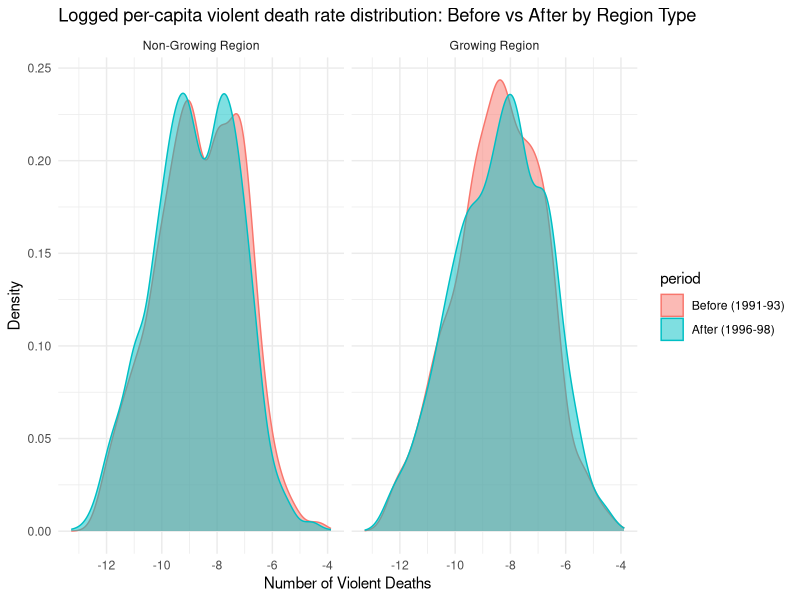
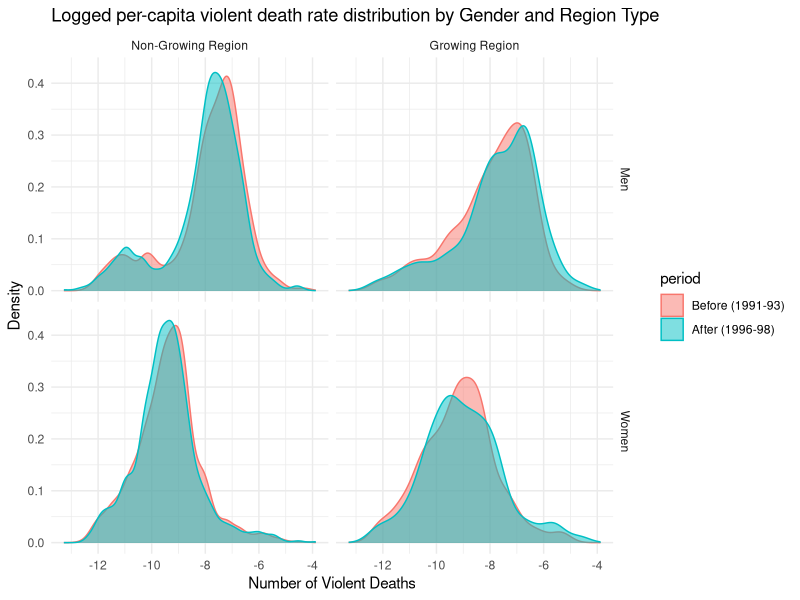
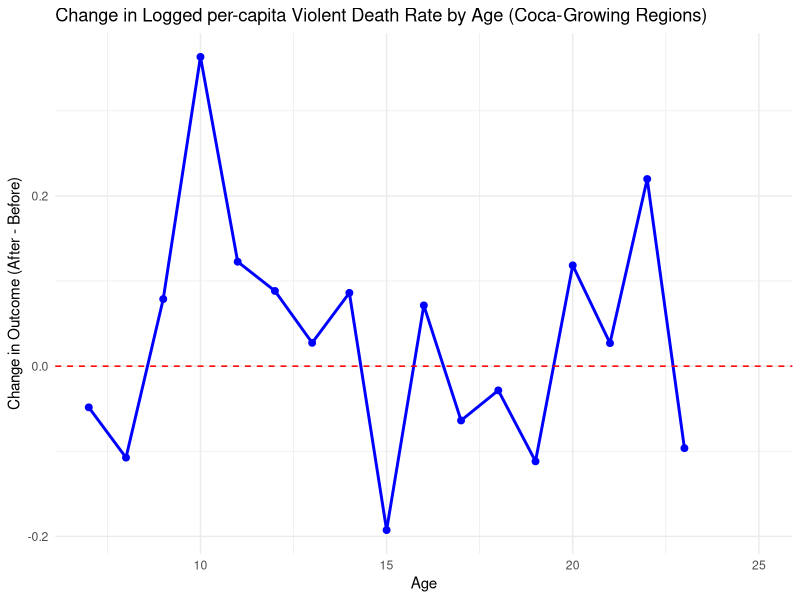

R code for these plots, in order:
## ---- chunk 1
knitr::opts_chunk$set(echo = TRUE, warning = FALSE, message = FALSE, 
                      fig.width = 10, fig.height = 6)
# Setup 
library(tidyverse)
library(haven)    
library(knitr)    
library(kableExtra)
library(broom)     
library(lmtest)    
library(car)       
library(gridExtra) 


# Load Data and take a look at the dataset
data <- read_delim("data00_AngristKugler.tab", delim = "\t")
glimpse(data)
## ---- chunk 2

# Creating a new variable grow
department_list <- c(13, 18, 19, 50, 52, 86, 95, 97, 99)

data <- data %>% 
  mutate(grow = ifelse(dep_ocu %in% department_list, 1, 0))
## ---- chunk 3

# Subsetting the dataset to years 1991 - 1993 and 1996 - 1998
data_subset <- data %>% 
  filter(year %in% c(1991, 1992, 1993, 1996, 1997, 1998))

## ---- chunk 4

# We create a variable called after with 1 for years 1996 - 1998
data_subset <- data_subset %>% 
  mutate(after = ifelse(year %in% c(1996, 1997, 1998), 1, 0))
## ---- chunk 5

# Creating growafter variable (grow * after)
data_subset <- data_subset %>% 
  mutate(growafter = grow * after)

# Confirm that both are coded correctly
data_subset %>% 
  filter(grow == 1) %>% 
  distinct(dep_ocu) %>% 
  arrange(dep_ocu)


data_subset %>% 
  count(grow, after, growafter)

# First Table: Grow takes the value of 1 only for defined departments.
# Second Table: 'growafter' only takes the value of 1 if grow and after are 1.
## ---- chunk 6

# Create outcome variable (it makes more sense if it is death over population) 
data_subset <- data_subset %>% 
  mutate(outcome = log((violent + 1) / (populati + 1)))
## ---- chunk 7
# Setup
density_plot <- data_subset %>% 
  mutate(
    period = factor(after, levels = c(0, 1), labels = c("Before (1991-93)", "After (1996-98)")),
    region_type = factor(grow, levels = c(0, 1), labels = c("Non-Growing Region", "Growing Region")),
    gender = factor(sex, levels = c(1, 2), labels = c("Men", "Women"))
  )


# Density plots: Non-growing vs. Growing regions
density_plot %>%
  ggplot(aes(x = outcome, fill = period, color = period)) +
  geom_density(alpha = 0.5) +
  facet_wrap(~ region_type) +
  labs(title = "Logged per-capita violent death rate distribution: Before vs After by Region Type",
       x = "Number of Violent Deaths",
       y = "Density") +
  theme_minimal()

## ---- chunk 8
# 2x2 grid: Top=men, Bottom=women; Left=non-growing, Right=growing
density_plot %>%
  filter(!is.na(gender)) %>%
  ggplot(aes(x = outcome, fill = period, color = period)) +
  geom_density(alpha = 0.5) +
  facet_grid(gender ~ region_type) +
  labs(title = "Logged per-capita violent death rate distribution by Gender and Region Type",
       x = "Number of Violent Deaths",
       y = "Density") +
  theme_minimal()
## ---- chunk 9
# Calculate mean difference by age for growing regions only
age_effects <- data_subset %>%
  filter(grow == 1) %>%
  group_by(age, after) %>%
  summarise(mean_outcome = mean(outcome, na.rm = TRUE), .groups = "drop") %>%
  pivot_wider(names_from = after, values_from = mean_outcome, names_prefix = "period_") %>%
  mutate(change = period_1 - period_0)

# Plot age-specific effects
age_effects %>%
  ggplot(aes(x = age, y = change)) +
  geom_line(color = "blue", size = 1) +
  geom_point(color = "blue", size = 2) +
  geom_hline(yintercept = 0, linetype = "dashed", color = "red") +
  labs(title = "Change in Logged per-capita Violent Death Rate by Age (Coca-Growing Regions)",
       x = "Age",
       y = "Change in Outcome (After - Before)") +
  theme_minimal()
## ---- chunk 10
# Subset to pre-treatment years (1990-1993)
data_pretreatment <- data %>%
  filter(year %in% c(1990, 1991, 1992, 1993)) %>%
  mutate(grow = ifelse(dep_ocu %in% department_list, 1, 0),
         outcome = log((violent + 1) / (populati + 1)))
## ---- chunk 11
# Model with year as linear

## ---- chunk 12
# Model with year as categorical (factor)

## ---- chunk 13
# Test if grow×year interactions are jointly zero

## ---- chunk 14
# Graph: Average outcome by year and group

## ---- chunk 15
# Subset and create placebo variables

## ---- chunk 16
# Estimate placebo DiD model

## ---- chunk 17
# Create balance table

## ---- chunk 18
# Optional: Standardized difference plot

## ---- chunk 19
# Mean difference (after - before) for grow=1


# Mean difference (after - before) for grow=0


# DiD estimate: subtract the two

## ---- chunk 20
# DiD regression model

## ---- chunk 21
# Model 1: outcome ~ grow + after + growafter

## ---- chunk 22
# Model 2: Add age and sex

## ---- chunk 23
# Model 3: Add age, sex, and populati

## ---- chunk 24
# Compare models
